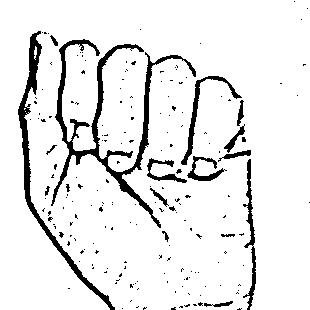
#> input picture dataset/train/A/140.jpg, 310 x 310 px, found by its file name
$ python preprocess.py
#> lines starting #> are read from the running program, lines starting #| are printed output that depends on the picture; after the words box and inside, x2 and y2 are one past the last pixel; in counts of white or black regions, pixels touching at a corner belong together
### imageprocessing.py
import cv2
import numpy as np

minValue = 70
def func(path):
    #frame = cv2.imread(path)
    roi = cv2.imread(path)
    #gray = cv2.cvtColor(frame, cv2.COLOR_BGR2GRAY)
    gray = cv2.cvtColor(roi, cv2.COLOR_BGR2GRAY)
    blur = cv2.GaussianBlur(gray,(5,5),2)

    th3 = cv2.adaptiveThreshold(blur,255,cv2.ADAPTIVE_THRESH_GAUSSIAN_C,cv2.THRESH_BINARY_INV,11,2)
    ret, res = cv2.threshold(th3, minValue, 255, cv2.THRESH_BINARY_INV+cv2.THRESH_OTSU)
    return res

### preprocess.py
import csv
import os

import cv2
import numpy as np

from imageprocessing import func

if not os.path.exists("data2"):
    os.makedirs("data2")
if not os.path.exists("data2/train"):
    os.makedirs("dataluv/train")
if not os.path.exists("data2/test"):
    os.makedirs("data2/test")
path="train"
path1 = "data2"
a=['label']

for i in range(64*64):
    a.append("pixel"+str(i))


#outputLine = a.tolist()

label=0
var = 0
c1 = 0
c2 = 0

for (dirpath,dirnames,filenames) in os.walk(path):
    for dirname in dirnames:
        print(dirname)
        for(direcpath,direcnames,files) in os.walk(path+"/"+dirname):
            if not os.path.exists(path1+"/train/"+dirname):
                os.makedirs(path1+"/train/"+dirname)
            if not os.path.exists(path1+"/test/"+dirname):
                os.makedirs(path1+"/test/"+dirname)
            num = 100000000000000000
            i=0
            for file in files:
                var+=1
                actual_path=path+"/"+dirname+"/"+file
                actual_path1=path1+"/"+"train/"+dirname+"/"+file
                actual_path2=path1+"/"+"test/"+dirname+"/"+file
                img = cv2.imread(actual_path, 0)
#> img is the input picture: shape (310, 310); min 0, max 255, mean 232.5
                bw_image = func(actual_path)
#> in func, `blur = cv2.GaussianBlur(gray,(5,5),2)`:
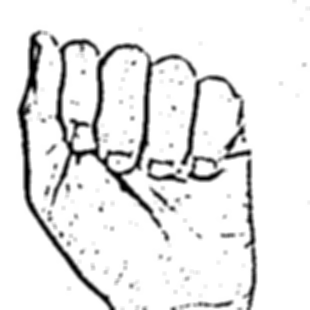
#> blur: shape (310, 310); min 0, max 255, mean 232.6
#> in func, `th3 = cv2.adaptiveThreshold(blur,255,cv2.ADAPTIVE_THRESH_GAUSSIAN_C,cv..`:
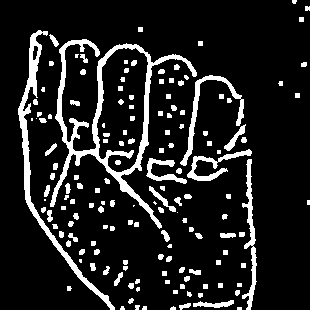
#> th3: shape (310, 310); 12.7% white; 152 white regions (26 under 20 px), largest, box (x1, y1, x2, y2) and area: (50, 39, 197, 229) 3663, (18, 30, 115, 310) 1951, (180, 75, 244, 166) 773
#> in func, `ret, res = cv2.threshold(th3, minValue, 255, cv2.THRESH_BINARY_INV+cv2..`: ret = 0
                if i<num:
                    c1 += 1
                    cv2.imwrite(actual_path1 , bw_image)
                else:
                    c2 += 1
                    cv2.imwrite(actual_path2 , bw_image)

                i=i+1

        label=label+1
print(var)
print(c1)
print(c2)
